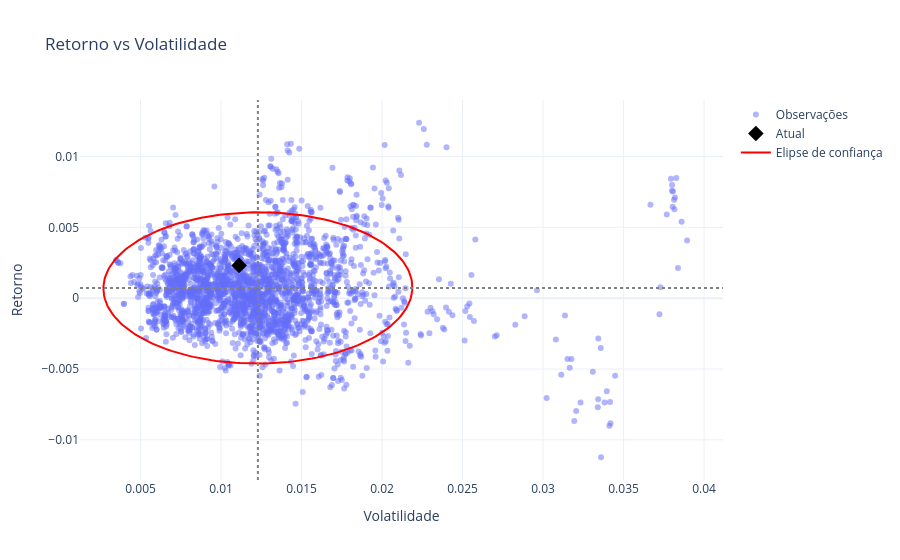

Here is the notebook cell this chart was saved with:
### Code cell
window = 21

retorno = df["Adj Close"].pct_change()

x = retorno.rolling(window).std().dropna()
y = retorno.rolling(window).mean().dropna()

# Centro da elipse
media_x = x.mean()
media_y = y.mean()

# Matriz de covariância
cov = np.cov(x, y)

# Autovalores e autovetores
valores, vetores = np.linalg.eigh(cov)

# Ordena do maior para o menor
ordem = valores.argsort()[::-1]
valores = valores[ordem]
vetores = vetores[:, ordem]

# Ângulo da elipse
angulo = np.linspace(0, 2*np.pi, 200)

# Escala da elipse (95% confiança ~ 2 desvios)
escala = 2

elipse = (
    escala
    * np.sqrt(valores[:, None])
    * np.array([np.cos(angulo), np.sin(angulo)])
)

# Rotaciona
elipse_rot = vetores @ elipse

ellipse_x = media_x + elipse_rot[0]
ellipse_y = media_y + elipse_rot[1]

fig = go.Figure()

fig.add_trace(go.Scatter(
    x=x,
    y=y,
    mode="markers",
    name="Observações",
    marker=dict(size=6, opacity=0.5),
))

fig.add_trace(go.Scatter(
    x=[x.iloc[-1]],
    y=[y.iloc[-1]],
    mode="markers",
    name="Atual",
    marker=dict(size=12, color="black", symbol="diamond"),
))

fig.add_trace(go.Scatter(
    x=ellipse_x,
    y=ellipse_y,
    mode="lines",
    name="Elipse de confiança",
    line=dict(color="red")
))

fig.add_hline(y=y.mean(), line_dash="dot", line_color="gray")
fig.add_vline(x=x.mean(), line_dash="dot", line_color="gray")

fig.update_layout(
    template="plotly_white",
    title="Retorno vs Volatilidade",
    xaxis_title="Volatilidade",
    yaxis_title="Retorno",
)

fig.show()

### Figure 1 — Plotly figure (JSON) as saved in the notebook; plotly's stock layout.template omitted (floating-point values rounded to 4 significant figures; data arrays with more than 128 entries replaced by an {"elided": "..."} marker saying what was removed)
{"data": [{"marker": {"opacity": 0.5, "size": 6}, "mode": "markers", "name": "Observações", "type": "scatter", "x": {"elided": "2470 float values"}, "y": {"elided": "2470 float values"}}, {"marker": {"color": "black", "size": 12, "symbol": "diamond"}, "mode": "markers", "name": "Atual", "type": "scatter", "x": [0.01112], "y": [0.002313]}, {"line": {"color": "red"}, "mode": "lines", "name": "Elipse de confiança", "type": "scatter", "x": {"elided": "200 float values"}, "y": {"elided": "200 float values"}}], "layout": {"shapes": [{"line": {"color": "gray", "dash": "dot"}, "type": "line", "x0": 0, "x1": 1, "xref": "x domain", "y0": 0.0007238, "y1": 0.0007238, "yref": "y"}, {"line": {"color": "gray", "dash": "dot"}, "type": "line", "x0": 0.01229, "x1": 0.01229, "xref": "x", "y0": 0, "y1": 1, "yref": "y domain"}], "title": {"text": "Retorno vs Volatilidade"}, "xaxis": {"title": {"text": "Volatilidade"}}, "yaxis": {"title": {"text": "Retorno"}}}}
